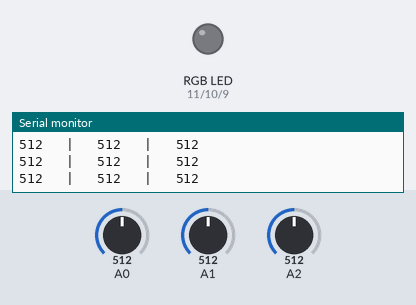
Recording of a sketch running on a simulated Arduino Uno, built with avr-gcc and run on an emulated ATmega328P. Shown: an RGB LED mixed from three pins (HIGH = lit), the last lines printed to the serial monitor. The inputs (shaded band) are chosen by the test bench; at power-on: A0 = 512, A1 = 512, A2 = 512.

Above: at 1.2 s.
1.3 s: A0 set to 0
At 2.5 s:
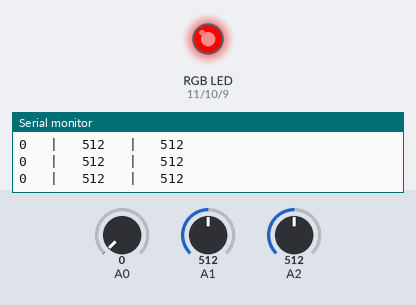
2.8 s: A1 set to 0
At 3.9 s:
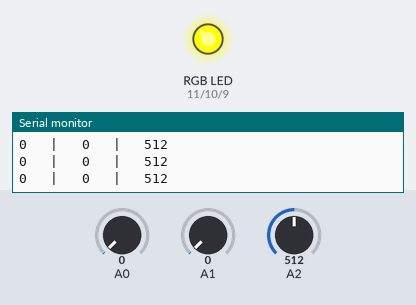
4.3 s: A2 set to 0
At 5.5 s:
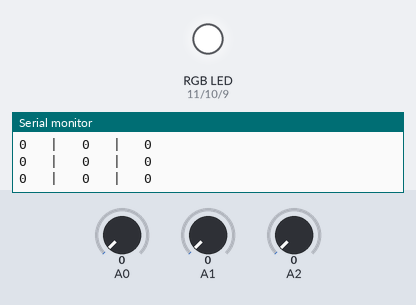
5.8 s: A0 set to 90
7.3 s: A0 set to 105
At 7.9 s:
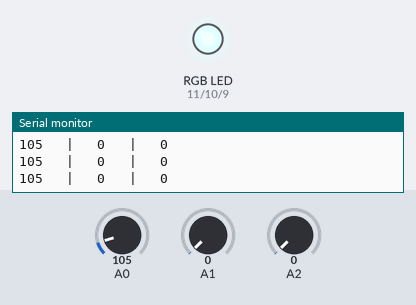
8.8 s: A1 set to 47
10.3 s: A1 set to 53
At 10.8 s:
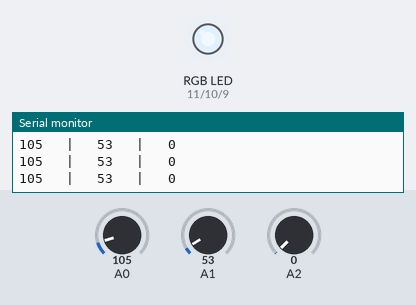
Timing chart, 0 to 12.8 s (numbered marks = the images above; inputs shaded):
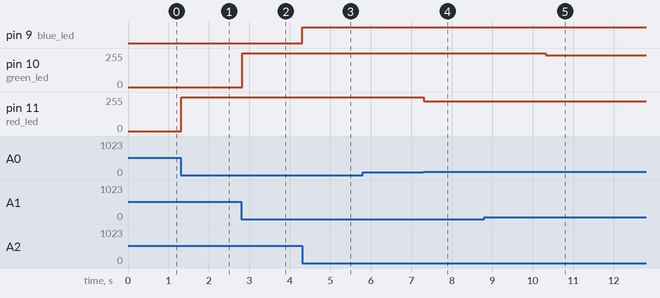

The sketch:

test-14_-_LDR-RGB.ino
```cpp
int red_led = 11, green_led = 10, blue_led = 9;
int raw_red, raw_green, raw_blue;
int fin_red, fin_green, fin_blue;
int low_red = 100, low_green = 50, low_blue = 100;
int high_red = 140, high_green = 100, high_blue = 110;


//A0 = red, A1 = green , A2 = blue

void setup() {
  // put your setup code here, to run once:
Serial.begin(9600);
pinMode(9, OUTPUT);
pinMode(10, OUTPUT);
pinMode(11, OUTPUT);
}

void data_log() {
  Serial.print(analogRead(A0));
  Serial.print("   |   ");
  Serial.print(analogRead(A1));
  Serial.print("   |   ");
  Serial.println(analogRead(A2));
}

void data_read() {
  raw_red = analogRead(A0);
    if (raw_red <= low_red) {
      raw_red = low_red;
    }
    if (raw_red >= high_red) {
    raw_red = high_red;
  }

  raw_green = analogRead(A1);
    if (raw_green <= low_green) {
    raw_green = low_green;
    }
    if (raw_green >= high_green) {
    raw_green = high_green;
  }

  raw_blue = analogRead(A2);
    if (raw_blue <= low_blue) {
    raw_blue = low_blue;
    }
    if (raw_blue >= high_blue) {
    raw_blue = high_blue;
  }

  delay(10);
}

void loop() {
  // put your main code here, to run repeatedly:
data_log();
data_read();

fin_red = map(raw_red, low_red, high_red, 255, 0);
fin_green = map(raw_green, low_green, high_green, 255, 00);
fin_blue = map(raw_blue, low_blue, high_blue, 255, 0);

analogWrite(red_led, fin_red);
analogWrite(green_led, fin_green);
analogWrite(blue_led, fin_blue);
}
```

Measured:
- after the input at 1.3 s, pin 11 (red_led): 0/255 → 255/255 at once
- after the input at 2.8 s, pin 10 (green_led): 0/255 → 255/255 at once
- after the input at 4.3 s, pin 9 (blue_led): LOW → HIGH at once
- after the input at 7.3 s, pin 11 (red_led): 255/255 → 224/255 at once
- after the input at 10.3 s, pin 10 (green_led): 255/255 → 240/255 at once
